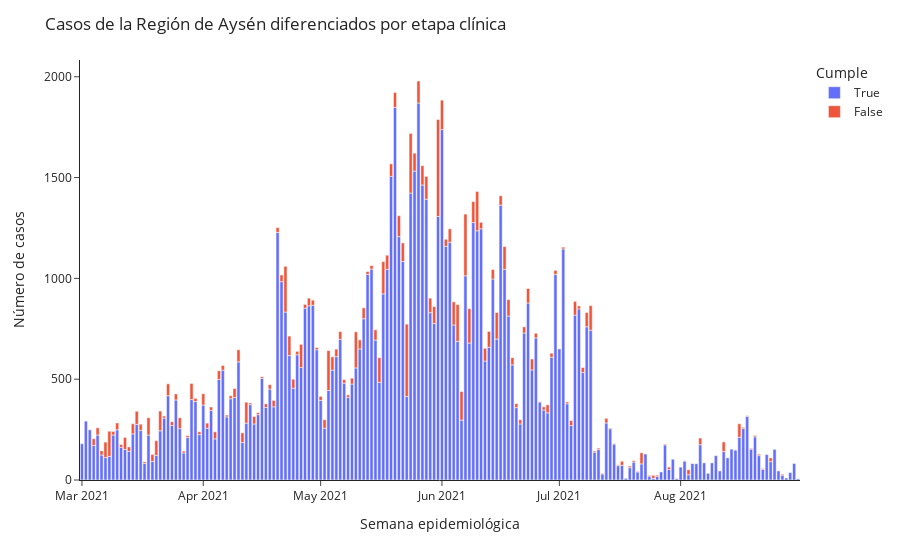

Notebook source saved alongside this figure:
### Code cell
# Crea gráfico de etapa_clinica regional por semana epidemiologica

px.bar(df_seguimiento_ind5.groupby(['fecha_cumple_requisitos', 'ind5']).count()[['n_folio']].reset_index(),
        x= 'fecha_cumple_requisitos',
        y= 'n_folio',
        color= 'ind5',
        labels={'ind5':'Cumple'}, 
       ).update_layout(title= 'Casos de la Región de Aysén diferenciados por etapa clínica',
                    yaxis_title='Número de casos',
                    xaxis_title='Semana epidemiológica',
                    template='simple_white',    )                 
                    #xaxis=dict(tickmode = 'array',
                     #             tickvals = list(range(12,88,3)),
                      #            ticktext = list(list(range(12,54,3))+list(range(1,88,3))),
                      #           ),
               #     ).add_vline(x=53.5, line_width=3, line_dash='dash', line_color='gray'
                #               ).add_vrect(x0='50', x1='50', 
                 #                          annotation_text='2020', 
                  #                         annotation_position='top right',
                   #                        annotation=dict(font_size=18, 
                    #                                       font_family="'Open Sans', verdana, arial, sans-serif"),
                     #                                      opacity=0, 
                      #                                     line_width=0
                       #                   ).add_vrect(x0='84', x1='86', 
                        #                   annotation_text='2021', 
                         #                  annotation_position='top right',
                          #                 annotation=dict(font_size=18, 
                           #                                font_family="'Open Sans', verdana, arial, sans-serif"),
                            #                               opacity=0, 
                             #                              line_width=0)

### Figure 1 — Plotly figure (JSON) as saved in the notebook; plotly's stock layout.template omitted (floating-point values rounded to 4 significant figures; data arrays with more than 128 entries replaced by an {"elided": "..."} marker saying what was removed)
{"data": [{"alignmentgroup": "True", "hovertemplate": "Cumple=True<br>fecha_cumple_requisitos=%{x}<br>n_folio=%{y}<extra></extra>", "legendgroup": "True", "marker": {"color": "#636efa"}, "name": "True", "offsetgroup": "True", "orientation": "v", "showlegend": true, "textposition": "auto", "type": "bar", "x": {"elided": "184 str values"}, "xaxis": "x", "y": {"elided": "184 int values"}, "yaxis": "y"}, {"alignmentgroup": "True", "hovertemplate": "Cumple=False<br>fecha_cumple_requisitos=%{x}<br>n_folio=%{y}<extra></extra>", "legendgroup": "False", "marker": {"color": "#EF553B"}, "name": "False", "offsetgroup": "False", "orientation": "v", "showlegend": true, "textposition": "auto", "type": "bar", "x": {"elided": "160 str values"}, "xaxis": "x", "y": {"elided": "160 int values"}, "yaxis": "y"}], "layout": {"barmode": "relative", "legend": {"title": {"text": "Cumple"}, "tracegroupgap": 0}, "margin": {"t": 60}, "title": {"text": "Casos de la Región de Aysén diferenciados por etapa clínica"}, "xaxis": {"anchor": "y", "domain": [0, 1], "title": {"text": "Semana epidemiológica"}}, "yaxis": {"anchor": "x", "domain": [0, 1], "title": {"text": "Número de casos"}}}}
